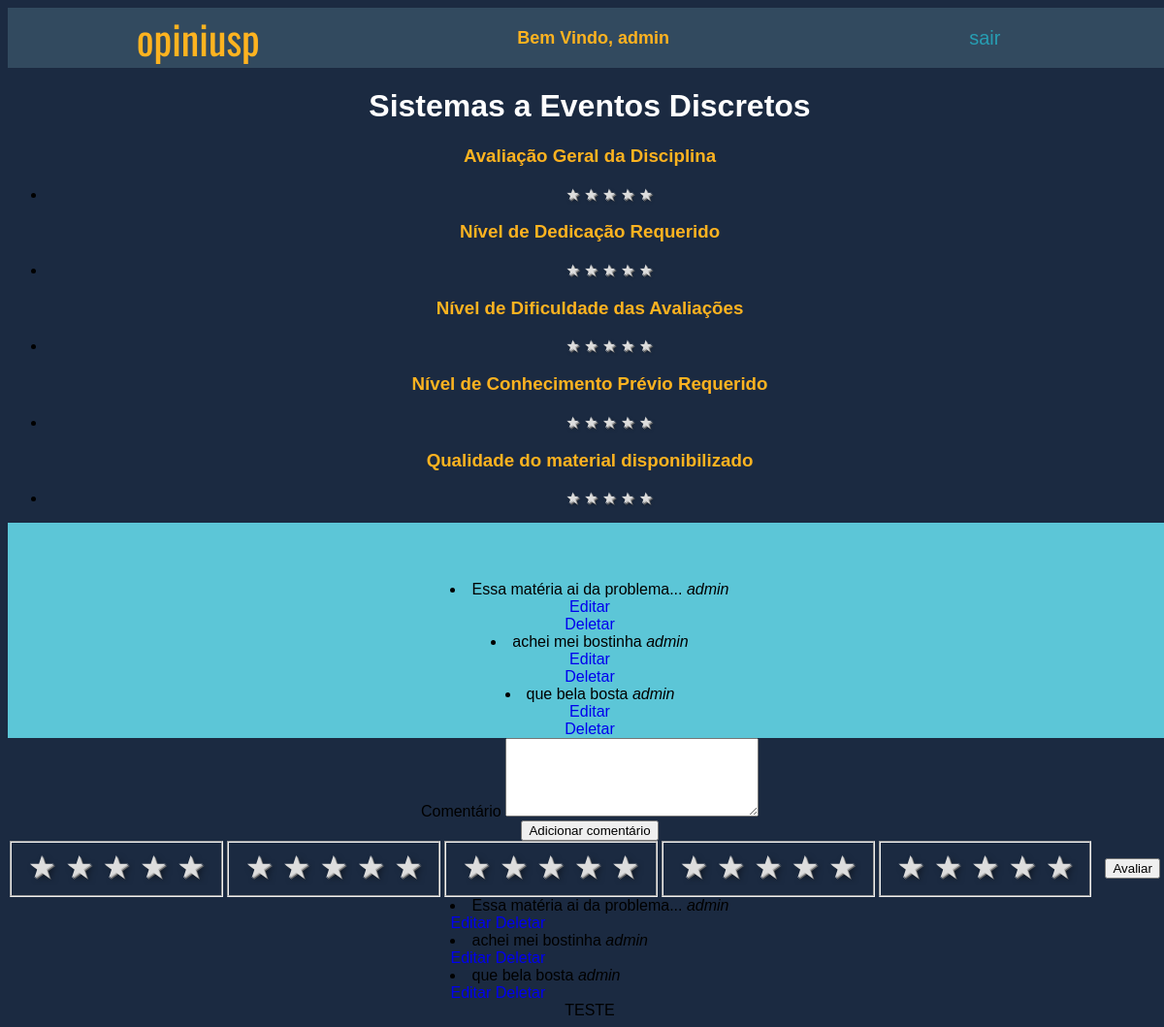
Before: /disciplina/1/ (signed in) with the older database file.
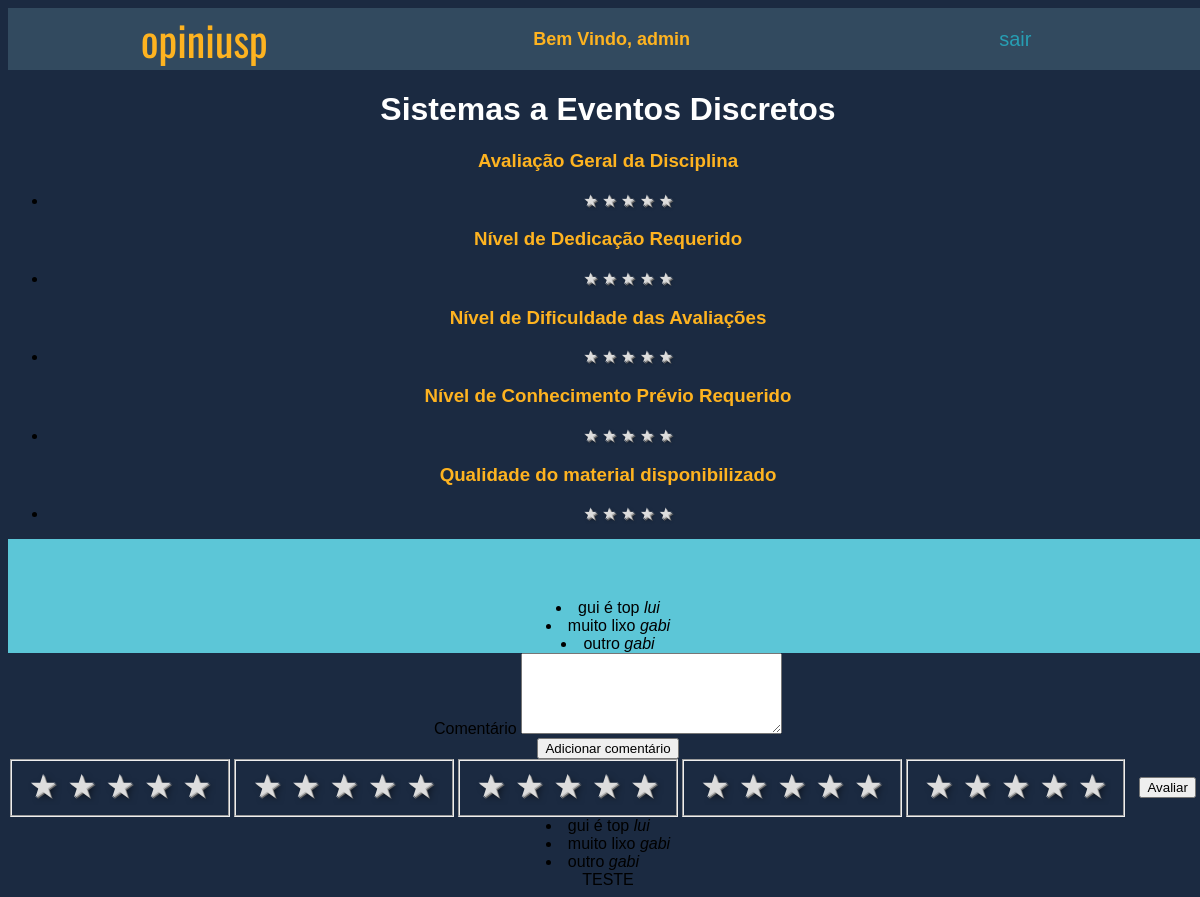
After: the same page with the newer database file.
### main/models.py (models this page shows, shortened)
class Comentario(models.Model):
    disciplina = models.ForeignKey(Disciplina, on_delete=models.CASCADE)
    user = models.ForeignKey(User, on_delete=models.CASCADE)
    texto = models.TextField(max_length=1000)
    downVote = models.ManyToManyField(User, blank=True, related_name="downvote")
    upVote = models.ManyToManyField(User, blank=True, related_name="upvote")

### main/views.py (the view)
# urls.py: path('disciplina/<int:id>/', views.pagina_disciplina, name = "disciplina"),
def pagina_disciplina(request, id):
    disciplina = Disciplina.objects.get(id=id)
    comentarios =  Comentario.objects.filter(disciplina=id).annotate(
    total_votes=Count('upVote')-Count('downVote')
    ).order_by('total_votes')
    avaliacoes = Avaliacao.objects.filter(disciplina=id)
    mediaGeral = avaliacoes.aggregate(Avg("notageral"))["notageral__avg"]
    mediaCrit1 = avaliacoes.aggregate(Avg("notaCrit1"))["notaCrit1__avg"]
    mediaCrit2 = avaliacoes.aggregate(Avg("notaCrit2"))["notaCrit2__avg"]
    mediaCrit3 = avaliacoes.aggregate(Avg("notaCrit3"))["notaCrit3__avg"]
    mediaCrit4 = avaliacoes.aggregate(Avg("notaCrit4"))["notaCrit4__avg"]
    medias = [
        mediaGeral, mediaCrit1, mediaCrit2, mediaCrit3, mediaCrit4
    ]
    averages = []
    for media in medias:
        if media == None:
            averages.append(0)
        else:
            averages.append(int(roundTraditional(media)))
    ranges = [
        range(averages[0]), range(averages[1]), range(averages[2]), range(averages[3]), range(averages[4])
    ]
    complementos = [
        range(5-averages[0]), range(5- averages[1]), range(5 - averages[2]), range(5 - averages[3]), range(5 - averages[4])
    ]
    contexto = {
        "disciplina": disciplina,
        "comentarios": comentarios,
        "ranges": ranges,
        "complementos": complementos
    }
    return render(request, 'main/disciplina.html', contexto)

### main/templates/main/disciplina.html (shortened to what the changed rows need)
{% extends 'main/base.html'%}
{% load static %}
{% block content %}
<h1>{{disciplina.nome}}</h1>
<div class=bloco-avaliacao>
<ul>
<li > {%for i in ranges.0%} <span class="preenchida">&#9733</span> {% endfor %}
  {%for i in complementos.0%} <span class="vazia">&#9733</span> {% endfor %} </li>
</ul>
<ul>
<li > {%for i in ranges.1%} <span class="preenchida">&#9733</span> {% endfor %}
  {%for i in complementos.1%} <span class="vazia">&#9733</span> {% endfor %} </li>
</ul>
<ul>
<li > {%for i in ranges.2%} <span class="preenchida">&#9733</span> {% endfor %}
  {%for i in complementos.2%} <span class="vazia">&#9733</span> {% endfor %} </li>
</ul>
<ul>
<li > {%for i in ranges.3%} <span class="preenchida">&#9733</span> {% endfor %}
  {%for i in complementos.3%} <span class="vazia">&#9733</span> {% endfor %} </li>
</ul>
<ul>
<li > {%for i in ranges.4%} <span class="preenchida">&#9733</span> {% endfor %}
  {%for i in complementos.4%} <span class="vazia">&#9733</span> {% endfor %} </li>
</ul>
</div>
<div class=comments>
  {% for comentario in comentarios %}
  <li>{{ comentario.texto }} <i> {{comentario.user.username}}</i></li>
  {% if request.user == comentario.user %}
  <a href="{% url 'main:edit_comment' disciplina.id comentario.id %}">Editar</a>
  <a href="{% url 'main:delete_comment' disciplina.id comentario.id %}"
    onclick="return confirm('Deletar comentário?')">Deletar</a>
  {% endif%} {% endfor %}
</div>
</div>
<div>
  {% for comentario in comentarios %}
  <li>{{ comentario.texto }} <i> {{comentario.user.username}}</i></li>
  {% if request.user == comentario.user %}
  <a href="{% url 'main:edit_comment' disciplina.id comentario.id %}">Editar</a>
  <a href="{% url 'main:delete_comment' disciplina.id comentario.id %}"
    onclick="return confirm('Deletar comentário?')">Deletar</a>
  {% endif%} {% endfor %}
</div>
{% endblock %}

Changed rows visible on the page:
removed Comentario: texto "Essa matéria ai da problema...", user.username "admin", shows "Editar"
removed Comentario: texto "achei mei bostinha", user.username "admin", shows "Editar"
removed Comentario: texto "que bela bosta", user.username "admin", shows "Editar"
added Comentario: texto "gui é top", user.username "lui"
added Comentario: texto "muito lixo", user.username "gabi"
added Comentario: texto "outro", user.username "gabi"
